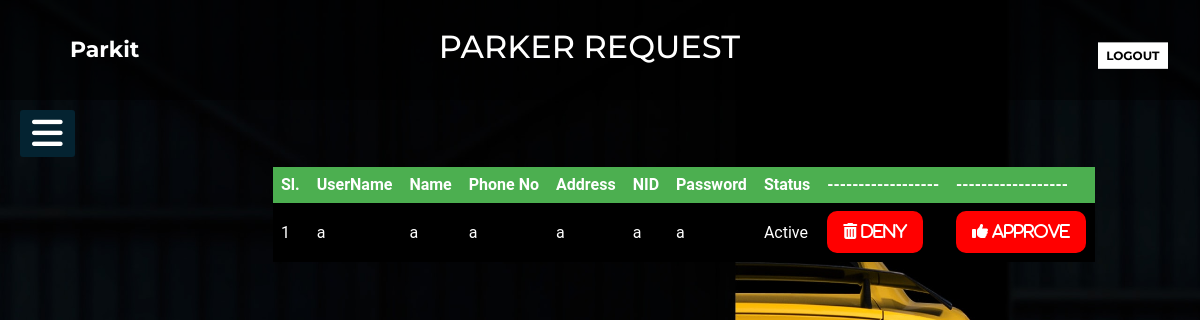
The app's page /Views/Admin/prequest.php (signed in) with its own data.
### tables this page shows
CREATE TABLE `prequest` (
  `sl` int(50) NOT NULL,
  `username` varchar(100) NOT NULL,
  `email` varchar(100) NOT NULL,
  `phone` varchar(100) NOT NULL,
  `Address` varchar(100) NOT NULL,
  `password` varchar(100) NOT NULL,
  `status` varchar(100) NOT NULL,
  `nid` varchar(20) NOT NULL,
  `Name` varchar(50) NOT NULL
);

### Views/Models/db_connect.php (called while the page is built, shortened)
<?php
	 $serverName="localhost";
	 $userName="root";
	 $password="";
	 $dbName="parkit";
	function get($query)
	{
        $data=array();
		global $serverName,$userName,$password,$dbName;
		$conn = mysqli_connect( $serverName, $userName, $password, $dbName);
        $result=mysqli_query($conn,$query);
        if(mysqli_num_rows($result) > 0)
        {
            while($row = mysqli_fetch_assoc($result))
            {
                $entity=array();
                foreach($row as $k=>$v)
                {
                    $entity[$k] = $row[$k];
                }
                $data[] = $entity;
            }
        }
		return $data;
	}
?>

### Controllers/AdminController.php (called while the page is built, shortened)
<?php
  require_once '../Models/db_connect.php';
function getrequests()
{
  $query="SELECT * FROM prequest";
  $product=get($query);
  return $product;
}
?>

### Views/Admin/prequest.php (the view, shortened to what this page needs)
<?php
require_once ('../../Controllers/AdminController.php');
$info=getrequests();
?>
<!DOCTYPE html>
<html lang="en">
  <head>
    <link rel="stylesheet" href="prequest.css" />
  </head>
  <body>
    <header class="header">
      <div class="bgimage">
        <div class="menu">
          <div class="leftmenu">
            <h3><a href="adminarea.php">Parkit</a></h3>
          </div>
          <div class="welcome">
            <h1>Parker Request</h1>
            <div class="rightmenu">
              <button
                id="buttonone"
                <
                onclick="window.location.href='../home.html';"
              >
                Logout
              </button>
            </div>
          </div>
        </div>
      </div>
    </header>
    <label for="check">
      <i class="fas fa-bars" id="btn"></i>
    </label>
    <section>
      <div class="main-section">
        <div class="dashbord">
          <div class="icon-section">
            <table id="table" border="1">
              <thead>
                <th>Sl.</th>
                  <th>UserName</th>
                <th>Name</th>
                <th>Phone No</th>
                <th>Address</th>
            <th>NID</th>
            <th>Password</th>
            <th>Status</th>
            <th>------------------</th>
            <th>------------------</th>
              </thead>
              <tbody>
                <?php
                  foreach($info as $infos)
                  {
                    echo "<tr>";
                      echo "<td>".$infos["sl"]."</td>";
                        echo "<td>".$infos["username"]."</td>";
                      echo "<td>".$infos["Name"]."</td>";
              echo "<td>".$infos["phone"]."</td>";
                echo "<td>".$infos["Address"]."</td>";
                        echo "<td>".$infos["nid"]."</td>";
                      echo "<td>".$infos["password"]."</td>";
                      echo "<td>".$infos["status"]."</td>";
            echo '<td><button class="btn"><a href="../../Controllers/DneyController.php?id='.$infos["sl"].'" i class="fa fa-trash">  deny</a></td>';
echo '<td><button class="btn"><a href="../../Controllers/ApproveController.php?id='.$infos["sl"].'&amp; uname='.$infos["username"].'&amp;name='.$infos["Name"].'&amp;phone='.$infos["phone"].'&amp;nid='.$infos["nid"].'&amp;pass='.$infos["password"].'&amp;Add='.$infos["Address"].'&amp;status='.$infos["status"].'" i class="fa fa-thumbs-up">  Approve</a></td>';
                    echo "</tr>";
                  }
                ?>
              </tbody>
            </table>
          </div>
        </div>
      </div>
    </section>
  </body>
</html>

### Views/Admin/prequest.css (style rules this page uses)
* { margin: 0; padding: 0; }
body { background: url(../Images/car.jpg); background-size: 100% 110%; width: 100%; height: 100vh; }
* { padding: 0; margin: 0; list-style: none; text-decoration: none; }
body { font-family: "Roboto", sans-serif; }
.menu { width: 100%; height: 100px; background-color: rgba(0, 0, 0, 0.5); }
.leftmenu { width: 20%; line-height: 100px; float: left; }
.leftmenu h3 { padding-left: 70px; font-weight: bold; color: white; font-size: 22px; font-family: "Montserrat", sans-serif; cursor: pointer; }
.leftmenu h3 a { color: white; text-decoration: none; }
.rightmenu { width: 70%; height: 100px; float: right; }
#buttonone { background-color: white; border: none; font-size: 12px; font-weight: bold; text-transform: uppercase; line-height: 20px; width: 70px; font-family: "Montserrat", sans-serif; border: 3px solid white; cursor: pointer; transform: translate(70%, -90%); margin-left: 82%; }
label #btn, label #cancel { position: absolute; background: #042331; border-radius: 3px; cursor: pointer; }
label #btn { left: 20px; top: 110px; font-size: 35px; color: white; padding: 6px 12px; transition: all 0.5s; }
.welcome h1 { color: white; font-family: "Montserrat", sans-serif; text-transform: uppercase; font-weight: 500; text-align: center; padding-right: 261px; padding-top: 27px; }

### Views/Admin/prequest.php (style rules this page uses)
table { border-collapse: collapse; margin-left: 272px; color: white; border: transparent; }
th, td { text-align: left; padding: 8px; background: black; }
th { background-color: #4CAF50; color: white; }
.btn { background-color: red; border: none; color: white; padding: 12px 16px; font-size: 16px; cursor: pointer; border-radius: 10px; }
a:link { color: white; text-decoration: none; }

### records on screen
prequest: sl "1", username "a", Name "a", phone "a", Address "a", nid "a", password "a", status "Active"
